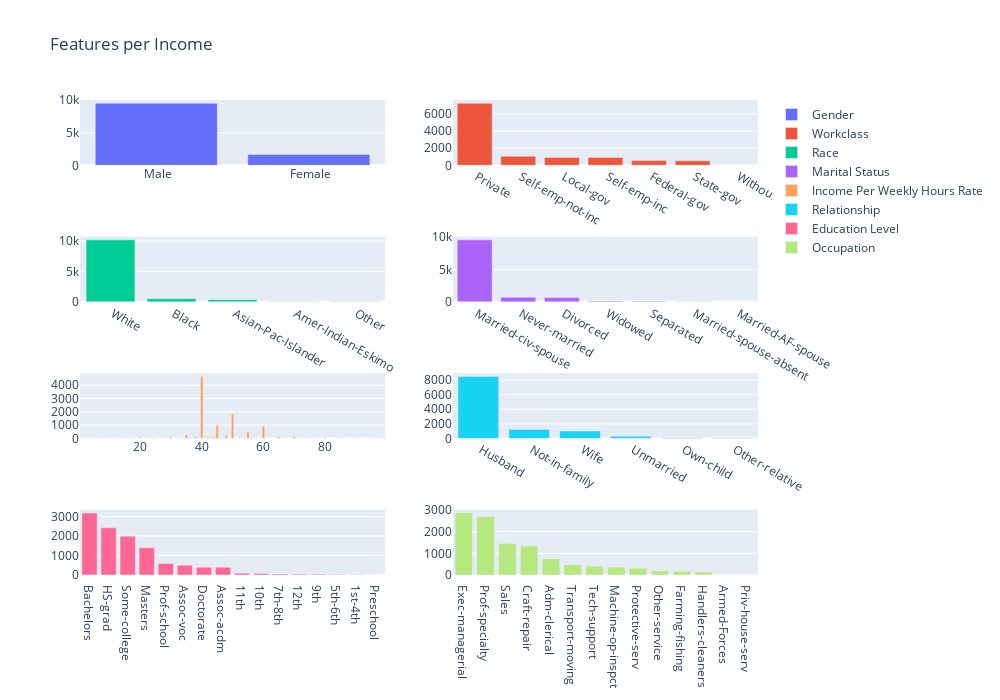

Here is the notebook cell this chart was saved with:
### Code cell
vs.compare_visually(data)

### Figure 1 — Plotly figure (JSON) as saved in the notebook; plotly's stock layout.template omitted (floating-point values rounded to 4 significant figures)
{"data": [{"name": "Gender", "type": "bar", "x": [" Male", " Female"], "xaxis": "x", "y": [9539, 1669], "yaxis": "y"}, {"name": "Workclass", "type": "bar", "x": [" Private", " Self-emp-not-inc", " Local-gov", " Self-emp-inc", " Federal-gov", " State-gov", " Without-pay"], "xaxis": "x2", "y": [7251, 1059, 915, 912, 549, 520, 2], "yaxis": "y2"}, {"name": "Race", "type": "bar", "x": [" White", " Black", " Asian-Pac-Islander", " Amer-Indian-Eskimo", " Other"], "xaxis": "x3", "y": [10207, 534, 369, 53, 45], "yaxis": "y3"}, {"name": "Marital Status", "type": "bar", "x": [" Married-civ-spouse", " Never-married", " Divorced", " Widowed", " Separated", " Married-spouse-absent", " Married-AF-spouse"], "xaxis": "x4", "y": [9564, 701, 655, 121, 99, 54, 14], "yaxis": "y4"}, {"name": "Income Per Weekly Hours Rate", "type": "bar", "x": ["40.0", "50.0", "45.0", "60.0", "55.0", "35.0", "48.0", "70.0", "65.0", "38.0", "44.0", "30.0", "42.0", "20.0", "80.0", "52.0", "43.0", "36.0", "56.0", "25.0", "46.0", "32.0", "99.0", "72.0", "75.0", "37.0", "24.0", "47.0", "15.0", "84.0", "10.0", "54.0", "90.0", "16.0", "41.0", "58.0", "8.0", "12.0", "39.0", "18.0", "53.0", "57.0", "5.0", "28.0", "49.0", "68.0", "85.0", "64.0", "4.0", "21.0", "62.0", "33.0", "7.0", "6.0", "63.0", "34.0", "51.0", "26.0", "67.0", "2.0", "66.0", "98.0", "13.0", "17.0", "78.0", "76.0", "9.0", "61.0", "22.0", "31.0", "1.0", "74.0", "86.0", "59.0", "3.0", "14.0", "27.0", "89.0", "23.0", "95.0", "92.0", "97.0", "29.0", "69.0", "96.0", "73.0"], "xaxis": "x5", "y": [4665, 1838, 982, 923, 477, 268, 241, 152, 144, 127, 104, 101, 98, 95, 76, 69, 59, 55, 53, 45, 44, 40, 40, 35, 35, 33, 31, 27, 25, 24, 21, 18, 17, 16, 14, 12, 12, 11, 10, 8, 8, 8, 8, 8, 7, 6, 6, 6, 5, 5, 5, 5, 5, 5, 4, 4, 4, 4, 4, 3, 3, 3, 3, 3, 3, 3, 3, 3, 3, 2, 2, 2, 2, 2, 2, 2, 2, 2, 1, 1, 1, 1, 1, 1, 1, 1], "yaxis": "y5"}, {"name": "Relationship", "type": "bar", "x": [" Husband", " Not-in-family", " Wife", " Unmarried", " Own-child", " Other-relative"], "xaxis": "x6", "y": [8507, 1228, 1016, 302, 105, 50], "yaxis": "y6"}, {"name": "Education Level", "type": "bar", "x": [" Bachelors", " HS-grad", " Some-college", " Masters", " Prof-school", " Assoc-voc", " Doctorate", " Assoc-acdm", " 11th", " 10th", " 7th-8th", " 12th", " 9th", " 5th-6th", " 1st-4th", " Preschool"], "xaxis": "x7", "y": [3178, 2416, 1990, 1393, 592, 504, 399, 398, 89, 82, 55, 43, 38, 22, 8, 1], "yaxis": "y7"}, {"name": "Occupation", "type": "bar", "x": [" Exec-managerial", " Prof-specialty", " Sales", " Craft-repair", " Adm-clerical", " Transport-moving", " Tech-support", " Machine-op-inspct", " Protective-serv", " Other-service", " Farming-fishing", " Handlers-cleaners", " Armed-Forces", " Priv-house-serv"], "xaxis": "x8", "y": [2867, 2704, 1455, 1355, 756, 478, 411, 365, 307, 196, 172, 135, 4, 3], "yaxis": "y8"}], "layout": {"height": 700, "title": {"text": "Features per Income"}, "width": 1000, "xaxis": {"anchor": "y", "domain": [0, 0.45]}, "xaxis2": {"anchor": "y2", "domain": [0.55, 1]}, "xaxis3": {"anchor": "y3", "domain": [0, 0.45]}, "xaxis4": {"anchor": "y4", "domain": [0.55, 1]}, "xaxis5": {"anchor": "y5", "domain": [0, 0.45]}, "xaxis6": {"anchor": "y6", "domain": [0.55, 1]}, "xaxis7": {"anchor": "y7", "domain": [0, 0.45]}, "xaxis8": {"anchor": "y8", "domain": [0.55, 1]}, "yaxis": {"anchor": "x", "domain": [0.8625, 1]}, "yaxis2": {"anchor": "x2", "domain": [0.8625, 1]}, "yaxis3": {"anchor": "x3", "domain": [0.575, 0.7125]}, "yaxis4": {"anchor": "x4", "domain": [0.575, 0.7125]}, "yaxis5": {"anchor": "x5", "domain": [0.2875, 0.425]}, "yaxis6": {"anchor": "x6", "domain": [0.2875, 0.425]}, "yaxis7": {"anchor": "x7", "domain": [0, 0.1375]}, "yaxis8": {"anchor": "x8", "domain": [0, 0.1375]}}}
